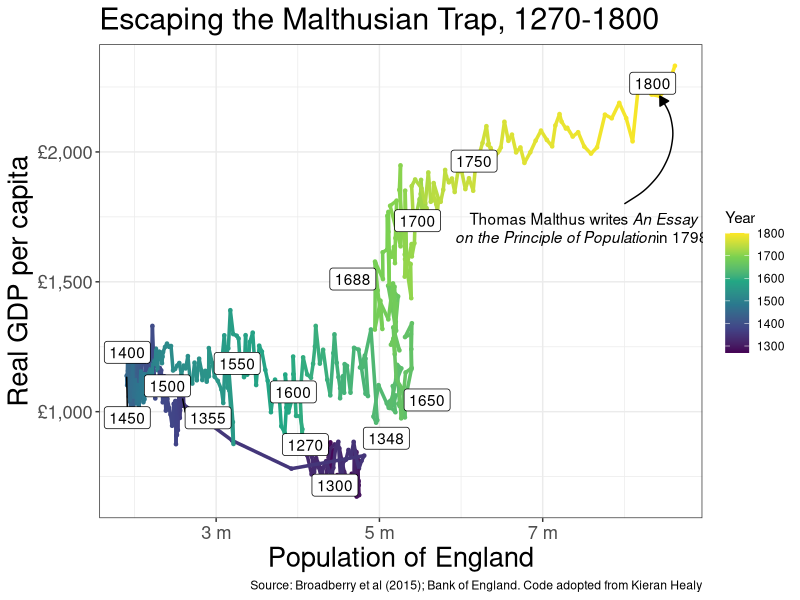
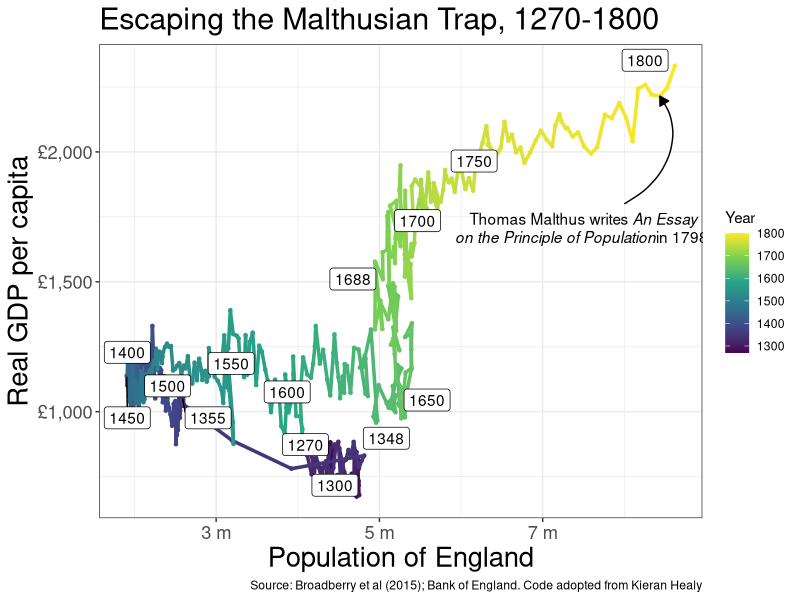

These figures' R source, in order:
library(tidyverse)
library(ggtext)

## Import the cleaned data

gdp_per_capita <- read_csv("data/gdp_per_capita.csv")

# Prep data for plotting --------------------------------------------------


key_yr <- c(1270, 1300, 1348, 1355, seq(1400, 1650, 50),
            1688, 1700, 1750, 1800)

yr_tbl <- tibble(year = key_yr,
                 yr_lab = as.character(key_yr))

plotting_data <- gdp_per_capita |>
  filter(year <= 1800) |>
  mutate(group = 1) |>
  left_join(yr_tbl, by = "year")


# Plot
credit <- c("Source: Broadberry et al (2015); Bank of England. Code adopted from Kieran Healy")

malthus <- plotting_data |>
  filter(year == 1798)

textbox <- data.frame(
  x = 7.5, y = 1700,
  label = "Thomas Malthus writes *An Essay*<br>*on the Principle of Population*in 1798.",
  group = 1)

plotting_data %>%
  ggplot(aes(x = pop,
             y = gdp/pop,
             label = yr_lab)) +
  geom_point(aes(color = year), size = 0.9) +
  geom_path(aes(label = NULL, group = group, color = year), linewidth = 1.2) +
  annotate(
    geom = "curve",
    x = 8, xend = malthus$pop,
    y = 1800, yend = malthus$gdp / malthus$pop,
    curvature = 0.5,
    angle = 100,
    arrow = arrow(length = unit(0.1, "inches"),
                  type = "closed")
  ) +
  geom_richtext(
    data = textbox,
    mapping = aes(x = x, y = y, label = label),
    fill = NA,
    label.color = NA
  ) +
  ggrepel::geom_label_repel(aes(label = yr_lab), color = "black") +
  scale_x_continuous(labels = scales::label_number(scale_cut = scales::cut_si("m"))) +
  scale_y_continuous(labels = scales::label_currency(prefix = "£")) +
  scale_color_viridis_c() +
  labs(x = "Population of England",
       y = "Real GDP per capita",
       color = "Year",
       title = "Escaping the Malthusian Trap, 1270-1800",
       caption = credit) +
  theme_bw() +
  theme(
    plot.title = element_text(size = rel(2)),
    axis.title.x = element_text(size = rel(1.8)),
    axis.title.y = element_text(size = rel(1.8)),
    axis.text.x = element_text(size = rel(1.5)),
    axis.text.y = element_text(size = rel(1.5)))

ggsave("fig_output/malthusian_trap.png", width = 12, height = 6)

